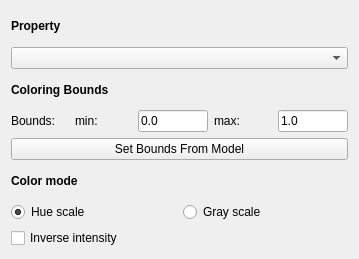
<?xml version="1.0" encoding="UTF-8"?>
<ui version="4.0">
 <class>ScalarPropertyRendererConfig</class>
 <widget class="QWidget" name="ScalarPropertyRendererConfig">
  <property name="geometry">
   <rect>
    <x>0</x>
    <y>0</y>
    <width>359</width>
    <height>259</height>
   </rect>
  </property>
  <property name="sizePolicy">
   <sizepolicy hsizetype="Fixed" vsizetype="Fixed">
    <horstretch>0</horstretch>
    <verstretch>0</verstretch>
   </sizepolicy>
  </property>
  <property name="minimumSize">
   <size>
    <width>0</width>
    <height>0</height>
   </size>
  </property>
  <property name="windowTitle">
   <string>Form</string>
  </property>
  <layout class="QVBoxLayout" name="verticalLayout">
   <item>
    <widget class="QLabel" name="label_9">
     <property name="font">
      <font>
       <weight>75</weight>
       <bold>true</bold>
      </font>
     </property>
     <property name="text">
      <string>Property</string>
     </property>
    </widget>
   </item>
   <item>
    <layout class="QHBoxLayout" name="horizontalLayout_4">
     <item>
      <widget class="QComboBox" name="comboBox_prop_select"/>
     </item>
    </layout>
   </item>
   <item>
    <widget class="QLabel" name="label">
     <property name="font">
      <font>
       <weight>75</weight>
       <bold>true</bold>
      </font>
     </property>
     <property name="text">
      <string>Coloring Bounds</string>
     </property>
    </widget>
   </item>
   <item>
    <layout class="QHBoxLayout" name="horizontalLayout">
     <item>
      <widget class="QLabel" name="label_2">
       <property name="text">
        <string>Bounds:</string>
       </property>
      </widget>
     </item>
     <item>
      <widget class="QLabel" name="label_3">
       <property name="text">
        <string>min:</string>
       </property>
      </widget>
     </item>
     <item>
      <widget class="QLineEdit" name="lineEdit_min_bound">
       <property name="sizePolicy">
        <sizepolicy hsizetype="Fixed" vsizetype="Fixed">
         <horstretch>0</horstretch>
         <verstretch>0</verstretch>
        </sizepolicy>
       </property>
       <property name="minimumSize">
        <size>
         <width>49</width>
         <height>0</height>
        </size>
       </property>
       <property name="maximumSize">
        <size>
         <width>70</width>
         <height>16777215</height>
        </size>
       </property>
       <property name="text">
        <string>0.0</string>
       </property>
      </widget>
     </item>
     <item>
      <widget class="QLabel" name="label_4">
       <property name="text">
        <string>max:</string>
       </property>
      </widget>
     </item>
     <item>
      <widget class="QLineEdit" name="lineEdit_max_bound">
       <property name="sizePolicy">
        <sizepolicy hsizetype="Fixed" vsizetype="Fixed">
         <horstretch>0</horstretch>
         <verstretch>0</verstretch>
        </sizepolicy>
       </property>
       <property name="minimumSize">
        <size>
         <width>49</width>
         <height>0</height>
        </size>
       </property>
       <property name="maximumSize">
        <size>
         <width>70</width>
         <height>16777215</height>
        </size>
       </property>
       <property name="text">
        <string>1.0</string>
       </property>
      </widget>
     </item>
    </layout>
   </item>
   <item>
    <widget class="QPushButton" name="pushButton">
     <property name="text">
      <string>Set Bounds From Model</string>
     </property>
    </widget>
   </item>
   <item>
    <widget class="QLabel" name="label_8">
     <property name="font">
      <font>
       <weight>75</weight>
       <bold>true</bold>
      </font>
     </property>
     <property name="text">
      <string>Color mode</string>
     </property>
    </widget>
   </item>
   <item>
    <layout class="QHBoxLayout" name="horizontalLayout_3">
     <item>
      <widget class="QRadioButton" name="radioButton_Color_mode_hue">
       <property name="text">
        <string>Hue scale</string>
       </property>
       <property name="checked">
        <bool>true</bool>
       </property>
       <attribute name="buttonGroup">
        <string notr="true">buttonGroup</string>
       </attribute>
      </widget>
     </item>
     <item>
      <widget class="QRadioButton" name="radioButton_Color_mode_gray">
       <property name="text">
        <string>Gray scale</string>
       </property>
       <attribute name="buttonGroup">
        <string notr="true">buttonGroup</string>
       </attribute>
      </widget>
     </item>
    </layout>
   </item>
   <item>
    <widget class="QCheckBox" name="checkBox_Inverse_intensity">
     <property name="text">
      <string>Inverse intensity</string>
     </property>
    </widget>
   </item>
  </layout>
 </widget>
 <resources/>
 <connections/>
 <buttongroups>
  <buttongroup name="buttonGroup_2"/>
  <buttongroup name="buttonGroup"/>
 </buttongroups>
</ui>
